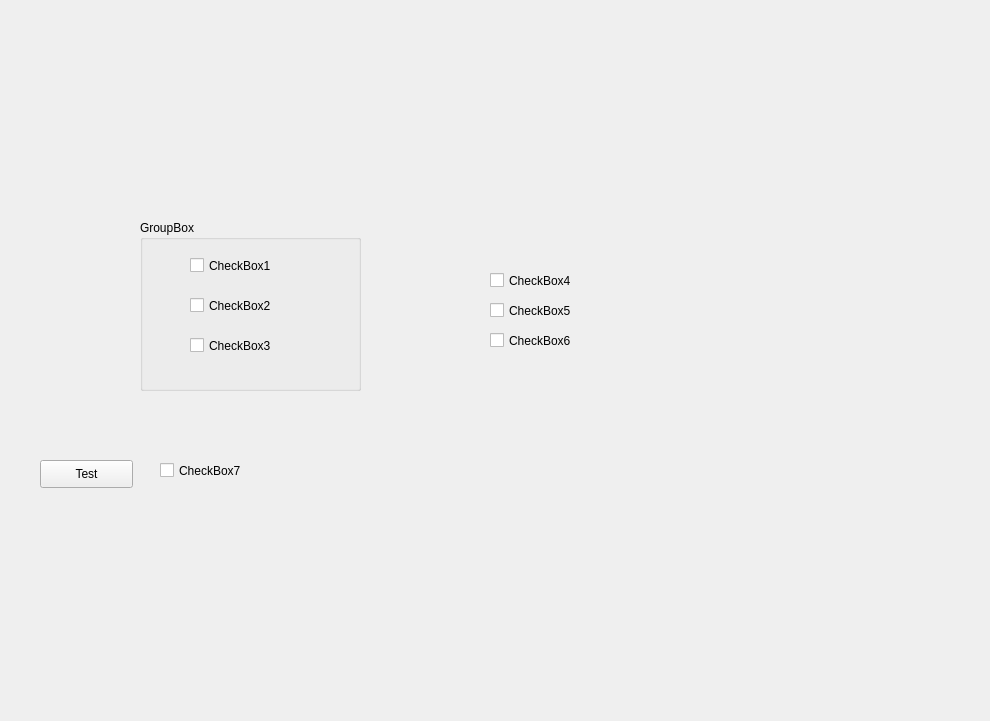
<?xml version="1.0" encoding="UTF-8"?>
<ui version="4.0">
 <class>QCheckBoxTestClass</class>
 <widget class="QWidget" name="QCheckBoxTestClass">
  <property name="geometry">
   <rect>
    <x>0</x>
    <y>0</y>
    <width>990</width>
    <height>721</height>
   </rect>
  </property>
  <property name="windowTitle">
   <string>QCheckBoxTest</string>
  </property>
  <widget class="QWidget" name="widget" native="true">
   <property name="geometry">
    <rect>
     <x>470</x>
     <y>240</y>
     <width>191</width>
     <height>161</height>
    </rect>
   </property>
   <widget class="QCheckBox" name="checkBox6">
    <property name="geometry">
     <rect>
      <x>20</x>
      <y>90</y>
      <width>131</width>
      <height>21</height>
     </rect>
    </property>
    <property name="text">
     <string>CheckBox6</string>
    </property>
    <property name="autoExclusive">
     <bool>true</bool>
    </property>
   </widget>
   <widget class="QCheckBox" name="checkBox5">
    <property name="geometry">
     <rect>
      <x>20</x>
      <y>60</y>
      <width>131</width>
      <height>21</height>
     </rect>
    </property>
    <property name="text">
     <string>CheckBox5</string>
    </property>
    <property name="autoExclusive">
     <bool>true</bool>
    </property>
   </widget>
   <widget class="QCheckBox" name="checkBox4">
    <property name="geometry">
     <rect>
      <x>20</x>
      <y>30</y>
      <width>131</width>
      <height>21</height>
     </rect>
    </property>
    <property name="text">
     <string>CheckBox4</string>
    </property>
    <property name="autoExclusive">
     <bool>true</bool>
    </property>
   </widget>
  </widget>
  <widget class="QGroupBox" name="groupBox">
   <property name="geometry">
    <rect>
     <x>140</x>
     <y>220</y>
     <width>221</width>
     <height>171</height>
    </rect>
   </property>
   <property name="title">
    <string>GroupBox</string>
   </property>
   <widget class="QCheckBox" name="checkBox3">
    <property name="geometry">
     <rect>
      <x>50</x>
      <y>110</y>
      <width>121</width>
      <height>31</height>
     </rect>
    </property>
    <property name="text">
     <string>CheckBox3</string>
    </property>
    <property name="autoExclusive">
     <bool>true</bool>
    </property>
   </widget>
   <widget class="QCheckBox" name="checkBox2">
    <property name="geometry">
     <rect>
      <x>50</x>
      <y>70</y>
      <width>121</width>
      <height>31</height>
     </rect>
    </property>
    <property name="text">
     <string>CheckBox2</string>
    </property>
    <property name="autoExclusive">
     <bool>true</bool>
    </property>
   </widget>
   <widget class="QCheckBox" name="checkBox1">
    <property name="geometry">
     <rect>
      <x>50</x>
      <y>30</y>
      <width>121</width>
      <height>31</height>
     </rect>
    </property>
    <property name="text">
     <string>CheckBox1</string>
    </property>
    <property name="autoExclusive">
     <bool>true</bool>
    </property>
   </widget>
  </widget>
  <widget class="QCheckBox" name="checkBox7">
   <property name="geometry">
    <rect>
     <x>160</x>
     <y>440</y>
     <width>141</width>
     <height>61</height>
    </rect>
   </property>
   <property name="text">
    <string>CheckBox7</string>
   </property>
  </widget>
  <widget class="QPushButton" name="pushButton">
   <property name="geometry">
    <rect>
     <x>40</x>
     <y>460</y>
     <width>93</width>
     <height>28</height>
    </rect>
   </property>
   <property name="text">
    <string>Test</string>
   </property>
  </widget>
 </widget>
 <layoutdefault spacing="6" margin="11"/>
 <resources>
  <include location="QCheckBoxTest.qrc"/>
 </resources>
 <connections>
  <connection>
   <sender>checkBox7</sender>
   <signal>clicked(bool)</signal>
   <receiver>QCheckBoxTestClass</receiver>
   <slot>Click(bool)</slot>
   <hints>
    <hint type="sourcelabel">
     <x>211</x>
     <y>465</y>
    </hint>
    <hint type="destinationlabel">
     <x>192</x>
     <y>950</y>
    </hint>
   </hints>
  </connection>
  <connection>
   <sender>checkBox7</sender>
   <signal>toggled(bool)</signal>
   <receiver>QCheckBoxTestClass</receiver>
   <slot>Toggle(bool)</slot>
   <hints>
    <hint type="sourcelabel">
     <x>278</x>
     <y>470</y>
    </hint>
    <hint type="destinationlabel">
     <x>304</x>
     <y>852</y>
    </hint>
   </hints>
  </connection>
  <connection>
   <sender>pushButton</sender>
   <signal>clicked()</signal>
   <receiver>QCheckBoxTestClass</receiver>
   <slot>Test()</slot>
   <hints>
    <hint type="sourcelabel">
     <x>92</x>
     <y>487</y>
    </hint>
    <hint type="destinationlabel">
     <x>59</x>
     <y>805</y>
    </hint>
   </hints>
  </connection>
 </connections>
 <slots>
  <slot>Click(bool)</slot>
  <slot>Toggle(bool)</slot>
  <slot>Test()</slot>
 </slots>
</ui>
